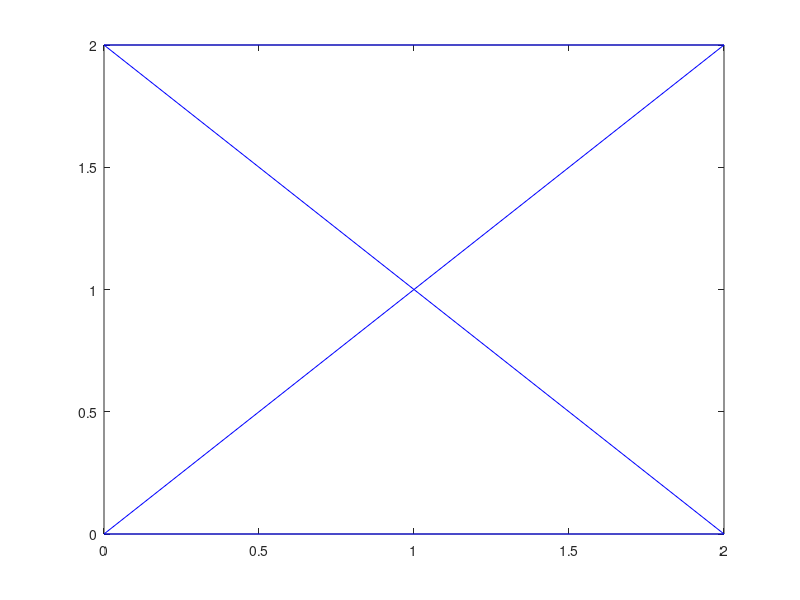
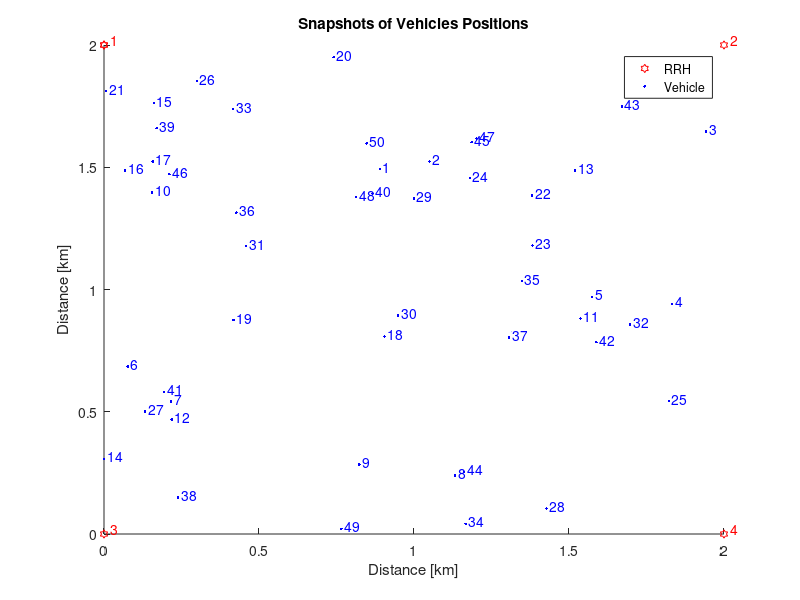

Source code (MATLAB) for these figures, in order: (Note: this script raises an error after producing the figures.)
clear; clc; clf;

x1 = 0; x2 = 2;
y1 = 0; y2 = 2;
x = [x1, x2, x1, x2, x1];
y = [y2, y2, y1, y1, y2];
plot(x, y, 'b-');
hold on;
hConnections = [];
numberOfVehicles = 50; % 40; 30; 20; 10;
numberOfRRHs = 4;
x3 = rand(1, numberOfVehicles)*2;
y3 = rand(1, numberOfVehicles)*2;
close all;
figure;
hold on;
hNodes = plot(x, y, 'rh', x3, y3, 'b.');
title('Snapshots of Vehicles Positions')
xlabel('Distance [km]')
ylabel('Distance [km]')
legend({'RRH','Vehicle'})

for i = 1 : numberOfRRHs
    text(x(i)+0.02,y(i)+0.02, num2str(i),'Color','r')
end
for j = 1 : numberOfVehicles
    text(x3(j)+0.01, y3(j)+0.01, num2str(j),'Color','b')
end
for i = 1 : size(x,1)-1
    for j = i+1 : size(x,1)
        hConnections = [hConnections ; line([x(i);x(j)], [y(i);y(j)])];
    end
end

alpha = 3.5;
PtdBm = 23;
Pt = 10^(PtdBm/10);
R = 1;
In = calcIn(alpha,R,Pt);
BW = 10*10^(6);
NOcdBm = -174 + 10*log10(BW);
NOc = 10^(NOcdBm/10);
Distance = zeros;
%DistMatrix = zeros;
SINR = zeros;
SINRdB =zeros;
%SINRdBMatrix =zeros;
Efficiency = zeros;
%EfficiencyMatrix = zeros;
DataRate = zeros;
%DataRateMatrix = zeros;
UpLinkDataRate = zeros;
MaxRB = zeros;
ReqRB = zeros;
CeilofReqRB = zeros;
%CeilofReqRBMatrix = zeros;
count = 1;
for i = 1 : numberOfRRHs
    for j = 1 : numberOfVehicles
    Distance(i,j) = sqrt((x1(i) - x2(j))^2 + (y1(i) - y2(j))^2);
%     DistMatrix(count, :) = [x1(i) y1(i) x2(j) y2(j) Distance(i,j)];
    SINR(i,j) = (Pt*((Distance(i,j)).^-alpha))/((numberOfRRHs)*In + NOc); 
    SINRdB(i,j)=10*log10(SINR(i,j));
%     SINRdBMatrix(count, :) = [x1(i) y1(i) x2(j) y2(j) SINRdB(i,j)];
    if (SINRdB(i,j) <= -9.5)
        Efficiency(i,j) = 0.000001;
    elseif (SINRdB(i,j) > -9.5) && (SINRdB(i,j) <= -6.7)
        Efficiency(i,j) = 0.1523;
    elseif (SINRdB(i,j) > -6.7) && (SINRdB(i,j) <= -4.1)
        Efficiency(i,j) = 0.2344;
    elseif (SINRdB(i,j) > -4.1) && (SINRdB(i,j) <= -1.8)
        Efficiency(i,j) = 0.3770;
    elseif (SINRdB(i,j) > -1.8) && (SINRdB(i,j) <= 0.4)
        Efficiency(i,j) = 0.6016;    
    elseif (SINRdB(i,j) > 0.4) && (SINRdB(i,j) <= 2.5)
        Efficiency(i,j) = 0.8770;
    elseif (SINRdB(i,j) > 2.5) && (SINRdB(i,j) <= 4.5)
        Efficiency(i,j) = 1.1758;    
    elseif (SINRdB(i,j) > 4.5) && (SINRdB(i,j) <= 6.5)
        Efficiency(i,j) = 1.4766;    
    elseif (SINRdB(i,j) > 6.5) && (SINRdB(i,j) <= 8.5)
        Efficiency(i,j) = 1.9141;
    elseif (SINRdB(i,j) > 8.5) && (SINRdB(i,j) <= 10.3)
        Efficiency(i,j) = 2.4063;        
    elseif (SINRdB(i,j) > 10.3) && (SINRdB(i,j) <= 12.3)
        Efficiency(i,j) = 2.7305;    
    elseif (SINRdB(i,j) > 12.3) && (SINRdB(i,j) <= 14.2)
        Efficiency(i,j) = 3.3223;    
    elseif (SINRdB(i,j) > 14.2) && (SINRdB(i,j) <= 15.9)
        Efficiency(i,j) = 3.9023;
    elseif (SINRdB(i,j) > 15.9) && (SINRdB(i,j) <= 17.8)
        Efficiency(i,j) = 4.5234;    
    elseif (SINRdB(i,j) > 17.8) && (SINRdB(i,j) <= 19.8)
        Efficiency(i,j) = 5.1152;    
    elseif (SINRdB(i,j) > 19.8) 
        Efficiency(i,j) = 5.5547;
    end
    count = count + 1; 
    end
end

for i = 1 : numberOfRRHs
    for j = 1 : numberOfVehicles
    
%     EfficiencyMatrix(count, :) = [x1(i) y1(i) x2(j) y2(j) Efficiency(i,j)];        
      DataRate(i,j) = 12*7*Efficiency(i,j)*1000;   
%     DataRateMatrix(count, :) = [x1(i) y1(i) x2(j) y2(j) DataRate(i,j)];   
      UpLinkDataRate(j) = 1000000;
      MaxRB(i) = 50;    
      ReqRB(i,j) = UpLinkDataRate(j)/DataRate(i,j);
      CeilofReqRB(i,j) = ceil(ReqRB(i,j));
%     CeilofReqRBMatrix(count, :) = [x1(i) y1(i) x2(j) y2(j) CeilofReqRB(i,j)];
    
    count = count + 1;    
    end
end

% DistMatrix = sort(DistMatrix, 5);
% SINRdBMatrix = sort(SINRdBMatrix, 5);
% EfficiencyMatrix = sort(EfficiencyMatrix, 5);
% DataRateMatrix = sort(DataRateMatrix, 5);
% CeilofReqRBMatrix = sort(CeilofReqRBMatrix, 5);
% disp(DistMatrix)
% disp(SINRdBMatrix)
% disp(EfficiencyMatrix)
% disp(DataRateMatrix)
% disp(CeilofReqRBMatrix)

disp(Distance)
disp(SINRdB)
disp(Efficiency)
disp(DataRate)
disp(ReqRB)
disp(CeilofReqRB)

figure;
hold on;
subplot(2,2,1)
bar(Distance(1,:),0.4,'b');
title('Vehicles Distances from RRH1')
xlabel('Vehicles')
ylabel('Distance [km]')

subplot(2,2,2)
bar(Distance(2,:),0.4,'r');
title('Vehicles Distances from RRH2')
xlabel('Vehicles')
ylabel('Distance [km]')

subplot(2,2,3)
bar(Distance(3,:),0.4,'g');
title('Vehicles Distances from RRH3')
xlabel('Vehicles')
ylabel('Distance [km]')

subplot(2,2,4)
bar(Distance(4,:),0.4,'m');
title('Vehicles Distances from RRH4')
xlabel('Vehicles')
ylabel('Distance [km]')

figure;
hold on;

subplot(2,2,1)
bar(SINRdB(1,:),0.4,'b');
title('RRH1 & Pt = 23 [dBm]')
xlabel('Vehicles')
ylabel('SINR  [dB]')

subplot(2,2,2)
bar(SINRdB(2,:),0.4,'r');
title('RRH2 & Pt = 23 [dBm]')
xlabel('Vehicles')
ylabel('SINR  [dB]')

subplot(2,2,3)
bar(SINRdB(3,:),0.4,'g');
title('RRH3 & Pt = 23 [dBm]')
xlabel('Vehicles')
ylabel('SINR  [dB]')

subplot(2,2,4)
bar(SINRdB(4,:),0.4,'m');
title('RRH4 & Pt = 23 [dBm]')
xlabel('Vehicles')
ylabel('SINR  [dB]')
